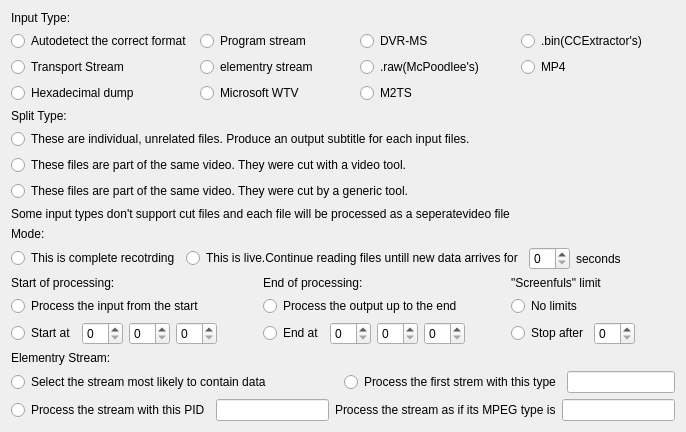
      <widget class="QWidget" name="tab_7">
       <attribute name="title">
        <string>Input Options</string>
       </attribute>
       <layout class="QVBoxLayout" name="verticalLayout_18">
        <item>
         <widget class="QLabel" name="label_37">
          <property name="text">
           <string>Input Type:</string>
          </property>
         </widget>
        </item>
        <item>
         <layout class="QGridLayout" name="gridLayout">
          <property name="sizeConstraint">
           <enum>QLayout::SetDefaultConstraint</enum>
          </property>
          <item row="1" column="0">
           <widget class="QRadioButton" name="radioButton_16">
            <property name="text">
             <string>Transport Stream</string>
            </property>
            <attribute name="buttonGroup">
             <string notr="true">buttonGroup</string>
            </attribute>
           </widget>
          </item>
          <item row="1" column="2">
           <widget class="QRadioButton" name="radioButton_18">
            <property name="text">
             <string>.raw(McPoodlee's)</string>
            </property>
            <attribute name="buttonGroup">
             <string notr="true">buttonGroup</string>
            </attribute>
           </widget>
          </item>
          <item row="0" column="0">
           <widget class="QRadioButton" name="radioButton_15">
            <property name="text">
             <string>Autodetect the correct format </string>
            </property>
            <attribute name="buttonGroup">
             <string notr="true">buttonGroup</string>
            </attribute>
           </widget>
          </item>
          <item row="2" column="1">
           <widget class="QRadioButton" name="radioButton_17">
            <property name="text">
             <string>Microsoft WTV</string>
            </property>
            <attribute name="buttonGroup">
             <string notr="true">buttonGroup</string>
            </attribute>
           </widget>
          </item>
          <item row="0" column="1">
           <widget class="QRadioButton" name="radioButton_21">
            <property name="text">
             <string>Program stream</string>
            </property>
            <attribute name="buttonGroup">
             <string notr="true">buttonGroup</string>
            </attribute>
           </widget>
          </item>
          <item row="2" column="0">
           <widget class="QRadioButton" name="radioButton_19">
            <property name="text">
             <string>Hexadecimal dump</string>
            </property>
            <attribute name="buttonGroup">
             <string notr="true">buttonGroup</string>
            </attribute>
           </widget>
          </item>
          <item row="1" column="1">
           <widget class="QRadioButton" name="radioButton_22">
            <property name="text">
             <string>elementry stream</string>
            </property>
            <attribute name="buttonGroup">
             <string notr="true">buttonGroup</string>
            </attribute>
           </widget>
          </item>
          <item row="1" column="3">
           <widget class="QRadioButton" name="radioButton_24">
            <property name="text">
             <string>MP4</string>
            </property>
            <attribute name="buttonGroup">
             <string notr="true">buttonGroup</string>
            </attribute>
           </widget>
          </item>
          <item row="0" column="2">
           <widget class="QRadioButton" name="radioButton_20">
            <property name="text">
             <string>DVR-MS</string>
            </property>
            <attribute name="buttonGroup">
             <string notr="true">buttonGroup</string>
            </attribute>
           </widget>
          </item>
          <item row="0" column="3">
           <widget class="QRadioButton" name="radioButton_23">
            <property name="text">
             <string>.bin(CCExtractor's)</string>
            </property>
            <attribute name="buttonGroup">
             <string notr="true">buttonGroup</string>
            </attribute>
           </widget>
          </item>
          <item row="2" column="2">
           <widget class="QRadioButton" name="radioButton_25">
            <property name="text">
             <string>M2TS</string>
            </property>
            <attribute name="buttonGroup">
             <string notr="true">buttonGroup</string>
            </attribute>
           </widget>
          </item>
         </layout>
        </item>
        <item>
         <widget class="QLabel" name="label_38">
          <property name="text">
           <string>Split Type:</string>
          </property>
         </widget>
        </item>
        <item>
         <layout class="QVBoxLayout" name="verticalLayout_2">
          <item>
           <widget class="QRadioButton" name="radioButton_26">
            <property name="text">
             <string>These are individual, unrelated files. Produce an output subtitle for each input files.</string>
            </property>
            <attribute name="buttonGroup">
             <string notr="true">buttonGroup_2</string>
            </attribute>
           </widget>
          </item>
          <item>
           <widget class="QRadioButton" name="radioButton_28">
            <property name="text">
             <string>These files are part of the same video. They were cut with a video tool.</string>
            </property>
            <attribute name="buttonGroup">
             <string notr="true">buttonGroup_2</string>
            </attribute>
           </widget>
          </item>
          <item>
           <widget class="QRadioButton" name="radioButton_27">
            <property name="text">
             <string>These files are part of the same video. They were cut by a generic tool.</string>
            </property>
            <attribute name="buttonGroup">
             <string notr="true">buttonGroup_2</string>
            </attribute>
           </widget>
          </item>
          <item>
           <widget class="QLabel" name="label_39">
            <property name="text">
             <string>Some input types don't support cut files and each file will be processed as a seperatevideo file</string>
            </property>
           </widget>
          </item>
         </layout>
        </item>
        <item>
         <widget class="QLabel" name="label_40">
          <property name="text">
           <string>Mode:</string>
          </property>
         </widget>
        </item>
        <item>
         <layout class="QHBoxLayout" name="horizontalLayout_2">
          <item>
           <widget class="QRadioButton" name="radioButton_29">
            <property name="text">
             <string>This is complete recotrding</string>
            </property>
            <attribute name="buttonGroup">
             <string notr="true">buttonGroup_3</string>
            </attribute>
           </widget>
          </item>
          <item>
           <widget class="QRadioButton" name="radioButton_30">
            <property name="text">
             <string>This is live.Continue reading files untill new data arrives for</string>
            </property>
            <attribute name="buttonGroup">
             <string notr="true">buttonGroup_3</string>
            </attribute>
           </widget>
          </item>
          <item>
           <widget class="QSpinBox" name="spinBox_3"/>
          </item>
          <item>
           <widget class="QLabel" name="label_41">
            <property name="text">
             <string>seconds</string>
            </property>
           </widget>
          </item>
          <item>
           <spacer name="horizontalSpacer_29">
            <property name="orientation">
             <enum>Qt::Horizontal</enum>
            </property>
            <property name="sizeHint" stdset="0">
             <size>
              <width>40</width>
              <height>20</height>
             </size>
            </property>
           </spacer>
          </item>
         </layout>
        </item>
        <item>
         <layout class="QHBoxLayout" name="horizontalLayout_10">
          <item>
           <layout class="QVBoxLayout" name="verticalLayout_10">
            <item>
             <widget class="QLabel" name="label_42">
              <property name="text">
               <string>Start of processing:</string>
              </property>
             </widget>
            </item>
            <item>
             <widget class="QRadioButton" name="radioButton_31">
              <property name="text">
               <string>Process the input from the start</string>
              </property>
              <attribute name="buttonGroup">
               <string notr="true">buttonGroup_4</string>
              </attribute>
             </widget>
            </item>
            <item>
             <layout class="QHBoxLayout" name="horizontalLayout_9">
              <item>
               <widget class="QRadioButton" name="radioButton_32">
                <property name="text">
                 <string>Start at</string>
                </property>
                <attribute name="buttonGroup">
                 <string notr="true">buttonGroup_4</string>
                </attribute>
               </widget>
              </item>
              <item>
               <widget class="QSpinBox" name="spinBox_4">
                <property name="maximum">
                 <number>10</number>
                </property>
               </widget>
              </item>
              <item>
               <widget class="QSpinBox" name="spinBox_5">
                <property name="maximum">
                 <number>59</number>
                </property>
               </widget>
              </item>
              <item>
               <widget class="QSpinBox" name="spinBox_6">
                <property name="maximum">
                 <number>59</number>
                </property>
               </widget>
              </item>
             </layout>
            </item>
           </layout>
          </item>
          <item>
           <spacer name="horizontalSpacer_8">
            <property name="orientation">
             <enum>Qt::Horizontal</enum>
            </property>
            <property name="sizeHint" stdset="0">
             <size>
              <width>40</width>
              <height>20</height>
             </size>
            </property>
           </spacer>
          </item>
          <item>
           <layout class="QVBoxLayout" name="verticalLayout_12">
            <item>
             <widget class="QLabel" name="label_44">
              <property name="text">
               <string>End of processing:</string>
              </property>
             </widget>
            </item>
            <item>
             <widget class="QRadioButton" name="radioButton_35">
              <property name="text">
               <string>Process the output up to the end</string>
              </property>
              <attribute name="buttonGroup">
               <string notr="true">buttonGroup_5</string>
              </attribute>
             </widget>
            </item>
            <item>
             <layout class="QHBoxLayout" name="horizontalLayout_12">
              <item>
               <widget class="QRadioButton" name="radioButton_36">
                <property name="text">
                 <string>End at</string>
                </property>
                <attribute name="buttonGroup">
                 <string notr="true">buttonGroup_5</string>
                </attribute>
               </widget>
              </item>
              <item>
               <widget class="QSpinBox" name="spinBox_10">
                <property name="maximum">
                 <number>10</number>
                </property>
               </widget>
              </item>
              <item>
               <widget class="QSpinBox" name="spinBox_11">
                <property name="maximum">
                 <number>59</number>
                </property>
               </widget>
              </item>
              <item>
               <widget class="QSpinBox" name="spinBox_12">
                <property name="maximum">
                 <number>59</number>
                </property>
               </widget>
              </item>
             </layout>
            </item>
           </layout>
          </item>
          <item>
           <spacer name="horizontalSpacer_9">
            <property name="orientation">
             <enum>Qt::Horizontal</enum>
            </property>
            <property name="sizeHint" stdset="0">
             <size>
              <width>40</width>
              <height>20</height>
             </size>
            </property>
           </spacer>
          </item>
          <item>
           <layout class="QVBoxLayout" name="verticalLayout_11">
            <item>
             <widget class="QLabel" name="label_43">
              <property name="text">
               <string>&quot;Screenfuls&quot; limit</string>
              </property>
             </widget>
            </item>
            <item>
             <widget class="QRadioButton" name="radioButton_33">
              <property name="text">
               <string>No limits</string>
              </property>
              <attribute name="buttonGroup">
               <string notr="true">buttonGroup_9</string>
              </attribute>
             </widget>
            </item>
            <item>
             <layout class="QHBoxLayout" name="horizontalLayout_11">
              <item>
               <widget class="QRadioButton" name="radioButton_34">
                <property name="text">
                 <string>Stop after</string>
                </property>
                <attribute name="buttonGroup">
                 <string notr="true">buttonGroup_9</string>
                </attribute>
               </widget>
              </item>
              <item>
               <widget class="QSpinBox" name="spinBox_7"/>
              </item>
             </layout>
            </item>
           </layout>
          </item>
          <item>
           <spacer name="horizontalSpacer_11">
            <property name="orientation">
             <enum>Qt::Horizontal</enum>
            </property>
            <property name="sizeHint" stdset="0">
             <size>
              <width>40</width>
              <height>20</height>
             </size>
            </property>
           </spacer>
          </item>
         </layout>
        </item>
        <item>
         <widget class="QLabel" name="label_45">
          <property name="text">
           <string>Elementry Stream:</string>
          </property>
         </widget>
        </item>
        <item>
         <layout class="QVBoxLayout" name="verticalLayout_13">
          <item>
           <layout class="QHBoxLayout" name="horizontalLayout_14">
            <item>
             <widget class="QRadioButton" name="radioButton_38">
              <property name="text">
               <string>Select the stream most likely to contain data</string>
              </property>
             </widget>
            </item>
            <item>
             <spacer name="horizontalSpacer_7">
              <property name="orientation">
               <enum>Qt::Horizontal</enum>
              </property>
              <property name="sizeHint" stdset="0">
               <size>
                <width>40</width>
                <height>20</height>
               </size>
              </property>
             </spacer>
            </item>
            <item>
             <widget class="QRadioButton" name="radioButton_37">
              <property name="text">
               <string>Process the first strem with this type</string>
              </property>
             </widget>
            </item>
            <item>
             <widget class="QLineEdit" name="lineEdit"/>
            </item>
           </layout>
          </item>
          <item>
           <layout class="QHBoxLayout" name="horizontalLayout_13">
            <item>
             <widget class="QRadioButton" name="radioButton_39">
              <property name="text">
               <string>Process the stream with this PID</string>
              </property>
             </widget>
            </item>
            <item>
             <widget class="QLineEdit" name="lineEdit_2"/>
            </item>
            <item>
             <widget class="QLabel" name="label_46">
              <property name="text">
               <string>Process the stream as if its MPEG type is</string>
              </property>
             </widget>
            </item>
            <item>
             <widget class="QLineEdit" name="lineEdit_3"/>
            </item>
           </layout>
          </item>
         </layout>
        </item>
       </layout>
      </widget>
